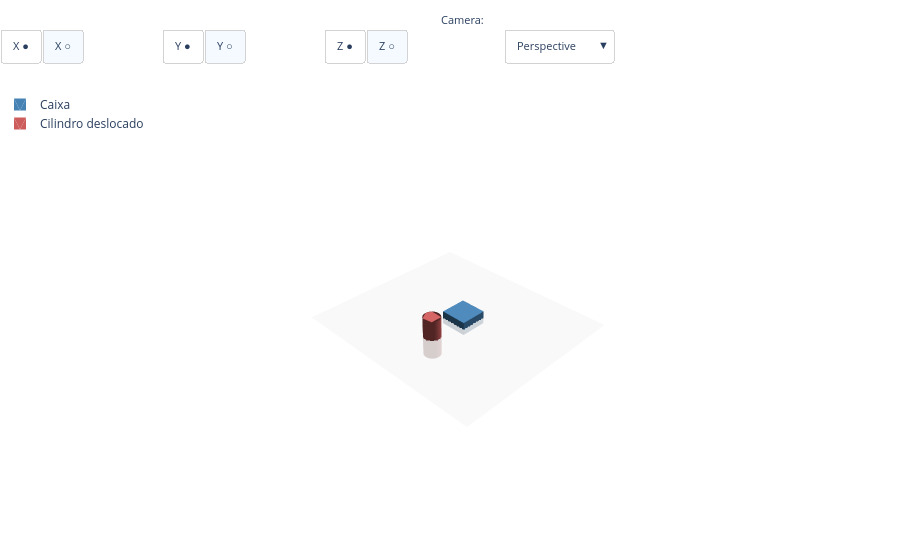

Write notebook code for a chart like this one.
### Markdown cell above
---

## Movendo Objetos: `.translate()`

Para posicionar um sólido no espaço após criá-lo, usamos o método `.translate()`. Ele recebe uma **tupla** com três valores: `(x, y, z)`.

- `x` → move para a direita (positivo) ou esquerda (negativo)
- `y` → move para frente (positivo) ou trás (negativo)
- `z` → move para cima (positivo) ou baixo (negativo)

> 💡 **`origin` ou `.translate()`?** O parâmetro `origin` define o ponto de partida *antes* de criar a forma. O `.translate()` move a forma *depois* de criada. Para posicionamento simples os dois chegam ao mesmo resultado. Use o que tornar o código mais fácil de ler.

### Code cell
# Caixa posicionada na origem
caixa_fixa = cq.Workplane("XY").box(80, 80, 40)

# Cilindro criado na origem e depois deslocado 120mm para a direita
cilindro_mov = cq.Workplane("XY").cylinder(120, 25)
cilindro_mov = cilindro_mov.translate((120, 0, 0))

show(
    [caixa_fixa, cilindro_mov],
    names=["Caixa", "Cilindro deslocado"],
    visible_axes=None,
    z=0,
    plane_size=300
)

### Figure 1 — Plotly figure (JSON) as saved in the notebook; plotly's stock layout.template omitted (floating-point values rounded to 4 significant figures; data arrays with more than 128 entries replaced by an {"elided": "..."} marker saying what was removed)
{"data": [{"color": "whitesmoke", "hoverinfo": "skip", "i": [0, 0], "j": [1, 2], "k": [2, 3], "opacity": 0.8, "showlegend": false, "type": "mesh3d", "x": [-300, 300, 300, -300], "y": [-300, -300, 300, 300], "z": [0, 0, 0, 0]}, {"color": "steelblue", "flatshading": true, "i": [1, 1, 5, 5, 11, 11, 15, 15, 19, 19, 23, 23], "j": [2, 3, 4, 6, 8, 10, 13, 12, 16, 18, 21, 20], "k": [0, 2, 6, 7, 9, 8, 12, 14, 17, 16, 20, 22], "lighting": {"ambient": 0.4, "diffuse": 0.8, "specular": 0.2}, "name": "Caixa", "opacity": 1, "showlegend": true, "type": "mesh3d", "x": [-40, -40, -40, -40, 40, 40, 40, 40, -40, 40, -40, 40, -40, 40, -40, 40, -40, -40, 40, 40, -40, -40, 40, 40], "y": [-40, -40, 40, 40, -40, -40, 40, 40, -40, -40, -40, -40, 40, 40, 40, 40, -40, 40, -40, 40, -40, 40, -40, 40], "z": [-20, 20, -20, 20, -20, 20, -20, 20, -20, -20, 20, 20, -20, -20, 20, 20, -20, -20, -20, -20, 20, 20, 20, 20]}, {"color": "indianred", "flatshading": true, "i": {"elided": "500 int values"}, "j": {"elided": "500 int values"}, "k": {"elided": "500 int values"}, "lighting": {"ambient": 0.4, "diffuse": 0.8, "specular": 0.2}, "name": "Cilindro deslocado", "opacity": 1, "showlegend": true, "type": "mesh3d", "x": {"elided": "506 float values"}, "y": {"elided": "506 float values"}, "z": {"elided": "506 int values"}}], "layout": {"annotations": [{"font": {"size": 11}, "showarrow": false, "text": "Axes:", "x": -0.01, "xanchor": "right", "xref": "paper", "y": 1.17, "yref": "paper"}, {"font": {"size": 11}, "showarrow": false, "text": "Camera:", "x": 0.54, "xanchor": "right", "xref": "paper", "y": 1.17, "yref": "paper"}], "legend": {"x": 0, "y": 1}, "margin": {"b": 0, "l": 0, "r": 0, "t": 90}, "scene": {"aspectmode": "manual", "aspectratio": {"x": 1, "y": 1, "z": 1}, "camera": {"eye": {"x": 1.5, "y": 1.5, "z": 1.5}, "projection": {"type": "perspective"}, "up": {"x": 0, "y": 0, "z": 1}}, "xaxis": {"range": [-247.5, 352.5], "showbackground": false, "showgrid": false, "showline": false, "showspikes": false, "showticklabels": false, "title": {"text": ""}, "zeroline": false}, "yaxis": {"range": [-300, 300], "showbackground": false, "showgrid": false, "showline": false, "showspikes": false, "showticklabels": false, "title": {"text": ""}, "zeroline": false}, "zaxis": {"range": [-300, 300], "showbackground": false, "showgrid": false, "showline": false, "showspikes": false, "showticklabels": false, "title": {"text": ""}, "zeroline": false}}, "updatemenus": [{"active": 1, "bgcolor": "white", "bordercolor": "lightgray", "buttons": [{"args": [{"scene.xaxis": {"backgroundcolor": "rgb(230, 236, 245)", "gridcolor": "white", "gridwidth": 1, "range": [-247.5, 352.5], "showbackground": true, "showgrid": true, "showline": false, "showspikes": true, "showticklabels": true, "title": {"text": ""}, "zeroline": true, "zerolinecolor": "white", "zerolinewidth": 2}}], "label": "X ●", "method": "relayout"}, {"args": [{"scene.xaxis": {"range": [-247.5, 352.5], "showbackground": false, "showgrid": false, "showline": false, "showspikes": false, "showticklabels": false, "title": {"text": ""}, "zeroline": false}}], "label": "X ○", "method": "relayout"}], "direction": "right", "font": {"size": 11}, "showactive": true, "type": "buttons", "x": 0, "xanchor": "left", "y": 1.13, "yanchor": "top"}, {"active": 1, "bgcolor": "white", "bordercolor": "lightgray", "buttons": [{"args": [{"scene.yaxis": {"backgroundcolor": "rgb(230, 236, 245)", "gridcolor": "white", "gridwidth": 1, "range": [-300, 300], "showbackground": true, "showgrid": true, "showline": false, "showspikes": true, "showticklabels": true, "title": {"text": ""}, "zeroline": true, "zerolinecolor": "white", "zerolinewidth": 2}}], "label": "Y ●", "method": "relayout"}, {"args": [{"scene.yaxis": {"range": [-300, 300], "showbackground": false, "showgrid": false, "showline": false, "showspikes": false, "showticklabels": false, "title": {"text": ""}, "zeroline": false}}], "label": "Y ○", "method": "relayout"}], "direction": "right", "font": {"size": 11}, "showactive": true, "type": "buttons", "x": 0.18, "xanchor": "left", "y": 1.13, "yanchor": "top"}, {"active": 1, "bgcolor": "white", "bordercolor": "lightgray", "buttons": [{"args": [{"scene.zaxis": {"backgroundcolor": "rgb(230, 236, 245)", "gridcolor": "white", "gridwidth": 1, "range": [-300, 300], "showbackground": true, "showgrid": true, "showline": false, "showspikes": true, "showticklabels": true, "title": {"text": ""}, "zeroline": true, "zerolinecolor": "white", "zerolinewidth": 2}}], "label": "Z ●", "method": "relayout"}, {"args": [{"scene.zaxis": {"range": [-300, 300], "showbackground": false, "showgrid": false, "showline": false, "showspikes": false, "showticklabels": false, "title": {"text": ""}, "zeroline": false}}], "label": "Z ○", "method": "relayout"}], "direction": "right", "font": {"size": 11}, "showactive": true, "type": "buttons", "x": 0.36, "xanchor": "left", "y": 1.13, "yanchor": "top"}, {"active": 0, "bgcolor": "white", "bordercolor": "lightgray", "buttons": [{"args": [{"scene.aspectmode": "manual", "scene.aspectratio": {"x": 1, "y": 1, "z": 1}, "scene.camera": {"eye": {"x": 1.5, "y": 1.5, "z": 1.5}, "projection": {"type": "perspective"}, "up": {"x": 0, "y": 0, "z": 1}}}], "label": "Perspective", "method": "relayout"}, {"args": [{"scene.aspectmode": "manual", "scene.aspectratio": {"x": 1, "y": 1, "z": 1}, "scene.camera": {"eye": {"x": 2.5, "y": 2.5, "z": 2.5}, "projection": {"type": "orthographic"}, "up": {"x": 0, "y": 0, "z": 1}}}], "label": "Orthographic", "method": "relayout"}], "direction": "down", "font": {"size": 11}, "showactive": true, "type": "dropdown", "x": 0.56, "xanchor": "left", "y": 1.13, "yanchor": "top"}]}}
